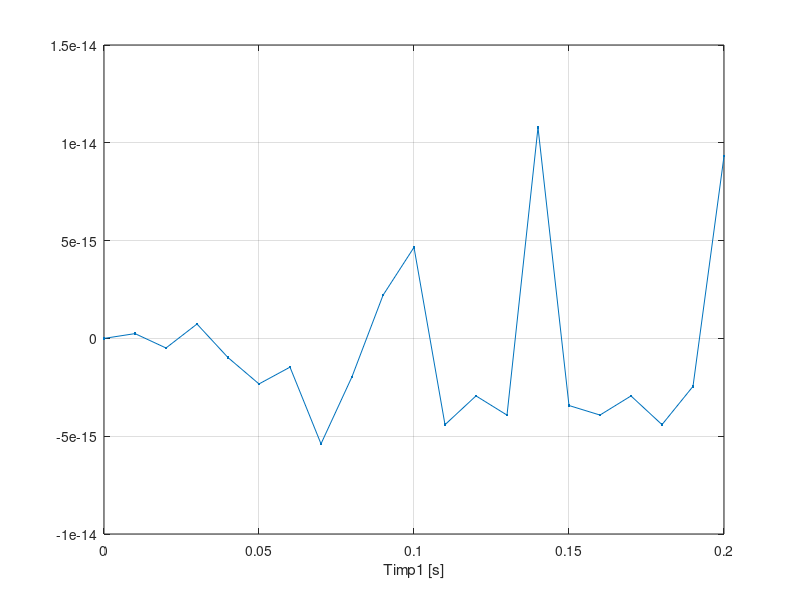

Reproduce this figure in MATLAB.
close all
clear all
F=50;
t=0:0.001:0.2;
s=2*sin(2*pi*F*t);
%plot(t,s,'.-'),grid,xlabel('Timp [s]');
t1=0:0.01:0.2;
s1=2*sin(2*pi*F*t1);
plot(t1,s1,'.-'),grid,xlabel('Timp1 [s]')
